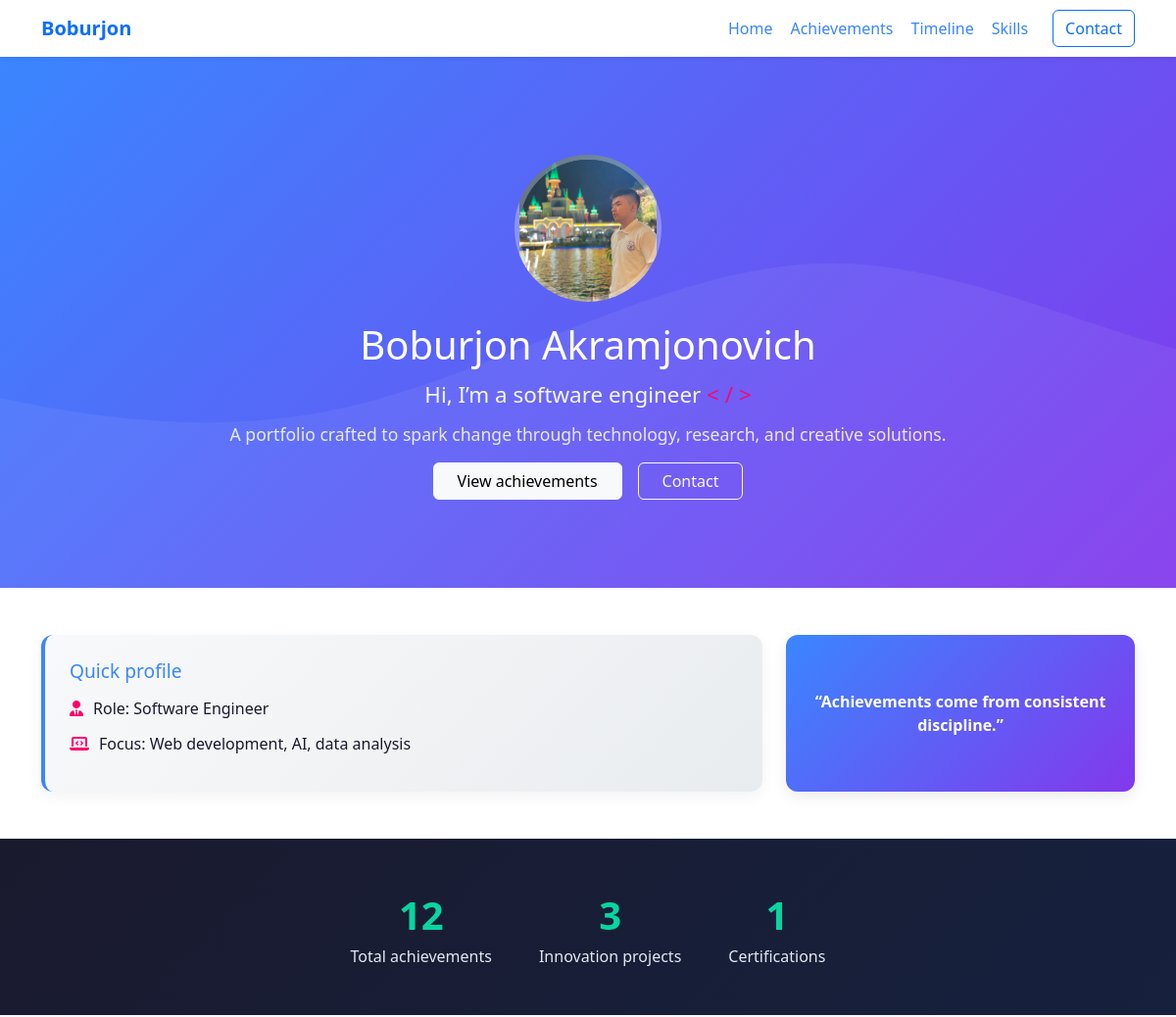
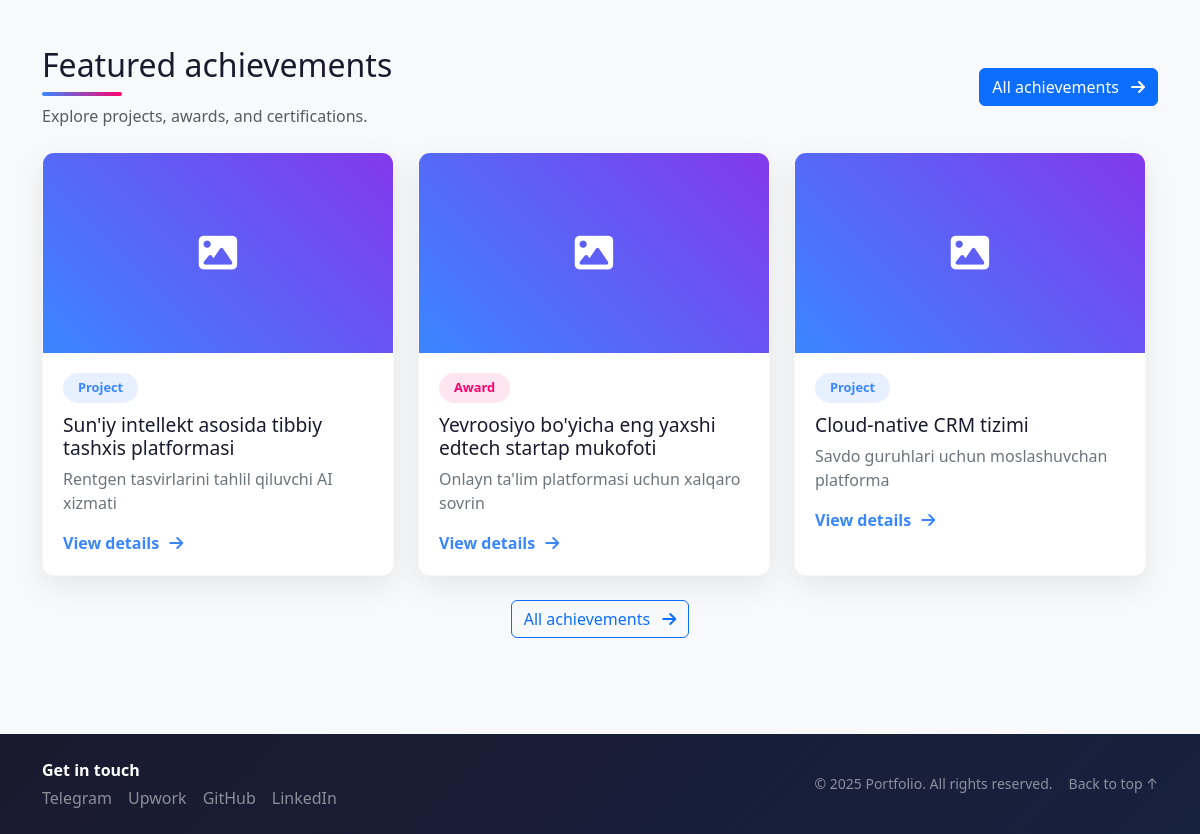
The page / on the database its author committed (2 pictures, top to bottom).
### achievements/models.py (models this page shows, shortened)
class Achievement(models.Model):
    CATEGORY_CHOICES = [
        ("EDUCATION", "Education"),
        ("CERTIFICATE", "Certificate"),
        ("PROJECT", "Project"),
        ("COMPETITION", "Competition"),
        ("PUBLICATION", "Publication"),
        ("AWARD", "Award"),
        ("RESEARCH", "Research"),
        ("OTHER", "Other"),
    ]
    title = models.CharField(max_length=255)
    slug = models.SlugField(max_length=255, unique=True, blank=True)
    category = models.CharField(max_length=20, choices=CATEGORY_CHOICES)
    short_description = models.CharField(max_length=280)
    description = models.TextField()
    date = models.DateField()
    location = models.CharField(max_length=255, blank=True, default="")
    organization = models.CharField(max_length=255, blank=True, default="")
    technologies = models.ManyToManyField(Technology, related_name="achievements", blank=True)
    tags = models.ManyToManyField(Tag, related_name="achievements", blank=True)
    image = models.ImageField(upload_to="images/", blank=True, null=True)
    file = models.FileField(upload_to="files/", blank=True, null=True)
    external_link = models.URLField(blank=True)
    is_featured = models.BooleanField(default=False)
    is_public = models.BooleanField(default=True)
    created_at = models.DateTimeField(auto_now_add=True)
    updated_at = models.DateTimeField(auto_now=True)
    class Meta:
        ordering = ["-date", "-created_at"]

### achievements/views.py (the view)
# urls.py: path("", achievement_views.home_view, name="home"),
def home_view(request):
    featured = Achievement.objects.filter(is_public=True, is_featured=True)[:3]
    stats = {
        "total": Achievement.objects.filter(is_public=True).count(),
        "projects": Achievement.objects.filter(is_public=True, category="PROJECT").count(),
        "certificates": Achievement.objects.filter(is_public=True, category="CERTIFICATE").count(),
    }
    context = {
        "featured": featured,
        "stats": stats,
    }
    return render(request, "home.html", context)

### templates/home.html (shortened to what this page needs)
{% extends "base.html" %}
{% load static %}
{% block content %}
<header class="neo-hero text-white text-center">
    <div class="container hero-inner">
        <div class="hero-avatar" style="background-image: url('{% static 'images/avatar.jpg' %}');">
            <img src="{% static 'images/avatar.jpg' %}" alt="Avatar">
        </div>
        <h1 class="hero-title">Boburjon Akramjonovich</h1>
        <p class="hero-subtitle">Hi, I’m a software engineer <span class="accent">&lt; / &gt;</span></p>
        <p class="hero-tagline">A portfolio crafted to spark change through technology, research, and creative solutions.</p>
        <div class="d-flex justify-content-center flex-wrap gap-3 mt-3">
            <a href="#achievements" class="btn btn-light px-4">View achievements</a>
            <a href="{% url 'contact' %}" class="btn btn-outline-light px-4">Contact</a>
        </div>
    </div>
</header>
<section class="info-section py-5">
    <div class="container">
        <div class="row g-4 align-items-stretch">
            <div class="col-lg-8">
                <div class="info-card h-100">
                    <h3 class="info-title">Quick profile</h3>
                    <div class="info-item"><i class="fas fa-user-tie"></i><span>Role: Software Engineer</span></div>
                    <div class="info-item"><i class="fas fa-laptop-code"></i><span>Focus: Web development, AI, data analysis</span></div>
                </div>
            </div>
            <div class="col-lg-4">
                <div class="motto-card h-100 d-flex align-items-center justify-content-center text-center">
                    <p class="mb-0">“Achievements come from consistent discipline.”</p>
                </div>
            </div>
        </div>
    </div>
</section>
<section class="stats-bar py-5 text-white">
    <div class="container d-flex flex-column flex-md-row justify-content-center gap-5 text-center">
        <div class="stat-item">
            <span class="stat-number" data-target="{{ stats.total }}">{{ stats.total }}</span>
            <span class="stat-label">Total achievements</span>
        </div>
        <div class="stat-item">
            <span class="stat-number" data-target="{{ stats.projects }}">{{ stats.projects }}</span>
            <span class="stat-label">Innovation projects</span>
        </div>
        <div class="stat-item">
            <span class="stat-number" data-target="{{ stats.certificates }}">{{ stats.certificates }}</span>
            <span class="stat-label">Certifications</span>
        </div>
    </div>
</section>
<section class="container py-5">
    <div class="d-flex flex-column flex-lg-row justify-content-between align-items-lg-center mb-4">
        <div>
            <h2 class="section-title mb-2" id="achievements">Featured achievements</h2>
            <p class="text-muted mb-0">Explore projects, awards, and certifications.</p>
        </div>
        <a href="{% url 'achievements:list' %}" class="btn btn-primary mt-3 mt-lg-0">All achievements <i class="fas fa-arrow-right ms-2"></i></a>
    </div>
    <div class="projects home-projects">
        {% for achievement in featured %}
            <article class="project-card">
                {% if achievement.image %}
                    <div class="project-img" style="background-image:url('{{ achievement.image.url }}'); background-size:cover; background-position:center;"></div>
                {% else %}
                    <div class="project-img gradient-bg">
                        <i class="fas fa-image"></i>
                    </div>
                {% endif %}
                <div class="project-content">
                    <span class="project-category {% if achievement.category == 'AWARD' %}mukofot{% endif %}">{{ achievement.get_category_display }}</span>
                    <h3 class="project-title">{{ achievement.title }}</h3>
                    <p class="project-description">{{ achievement.short_description }}</p>
                    <a href="{% url 'achievements:detail' achievement.slug %}" class="project-link">View details <i class="fas fa-arrow-right"></i></a>
                </div>
            </article>
        {% empty %}
            <p class="text-muted">No featured achievements yet.</p>
        {% endfor %}
    </div>
    <div class="text-center mt-4">
        <a href="{% url 'achievements:list' %}" class="btn btn-outline-primary">All achievements <i class="fas fa-arrow-right ms-2"></i></a>
    </div>
</section>
{% endblock %}

### static/css/style.css (style rules this page uses)
:root { --primary: #3a86ff; --primary-dark: #2667cc; --secondary: #8338ec; --accent: #ff006e; --dark: #1a1a2e; --light: #f8f9fa; --gray: #6c757d; --success: #06d6a0; }
body { font-family: "Segoe UI", system-ui, -apple-system, BlinkMacSystemFont, "Roboto", sans-serif; background-color: #f1f5f9; color: var(--dark); }
.neo-hero { background: linear-gradient(135deg, var(--primary), var(--secondary)); padding: 110px 0 90px; position: relative; overflow: hidden; }
.neo-hero::before { content: ""; position: absolute; top: 0; left: 0; width: 100%; height: 100%; background-size: cover; background-position: center; opacity: 0.6; }
.hero-inner { position: relative; z-index: 1; }
.hero-avatar { width: 150px; height: 150px; border-radius: 50%; border: 5px solid rgba(255, 255, 255, 0.3); margin: 0 auto 20px; background: linear-gradient(45deg, var(--primary), var(--accent)); background-size: cover; background-position: center; background-repeat: no-repeat; display: flex; align-items: center; justify-content: center; font-size: 60px; color: #fff; }
.hero-avatar img { width: 100%; height: 100%; object-fit: cover; border-radius: 50%; display: block; }
.hero-title { font-size: 2.5rem; margin-bottom: 10px; }
.hero-subtitle { font-size: 1.4rem; margin-bottom: 10px; opacity: 0.95; }
.hero-tagline { font-size: 1.1rem; opacity: 0.85; max-width: 760px; margin: 0 auto 10px; }
.accent { color: var(--accent); }
.info-section { background-color: #fff; box-shadow: 0 5px 15px rgba(0, 0, 0, 0.05); }
.info-card { background: linear-gradient(135deg, #f8f9fa, #e9ecef); padding: 25px; border-radius: 12px; box-shadow: 0 5px 15px rgba(0, 0, 0, 0.05); border-left: 4px solid var(--primary); }
.info-title { font-size: 1.2rem; margin-bottom: 15px; color: var(--primary); }
.info-item { margin-bottom: 12px; display: flex; align-items: center; color: var(--dark); }
.info-item i { margin-right: 10px; color: var(--accent); }
.motto-card { background: linear-gradient(135deg, var(--primary), var(--secondary)); color: #fff; border-radius: 12px; padding: 20px; box-shadow: 0 5px 15px rgba(0, 0, 0, 0.08); font-weight: 600; }
.stats-bar { background: linear-gradient(135deg, var(--dark), #16213e); }
.stat-item { text-align: center; }
.stat-number { font-size: 2.5rem; font-weight: 700; color: var(--success); display: block; }
.stat-label { color: #e2e8f0; font-size: 1rem; }
.projects { display: grid; grid-template-columns: repeat(auto-fill, minmax(320px, 1fr)); gap: 24px; }
.project-card { background-color: #fff; border-radius: 12px; overflow: hidden; box-shadow: 0 5px 15px rgba(0, 0, 0, 0.08); transition: transform 0.3s ease, box-shadow 0.3s ease; }
.project-img { height: 200px; background: linear-gradient(45deg, var(--primary), var(--secondary)); display: flex; align-items: center; justify-content: center; color: #fff; font-size: 2.4rem; }
.project-content { padding: 20px; }
.project-category { display: inline-block; padding: 5px 15px; background-color: rgba(58, 134, 255, 0.12); color: var(--primary); border-radius: 50px; font-size: 0.8rem; margin-bottom: 10px; font-weight: 600; }
.project-category.mukofot { background-color: rgba(255, 0, 110, 0.1); color: var(--accent); }
.project-title { font-size: 1.2rem; }
.project-description { color: var(--gray); }
.project-link { color: var(--primary); text-decoration: none; font-weight: 600; }
.project-link i { margin-left: 6px; transition: transform 0.2s ease; }
.home-projects { padding-right: 12px; }
.section-title { position: relative; font-size: 2rem; }
.section-title::after { content: ""; display: block; width: 80px; height: 4px; background: linear-gradient(to right, var(--primary), var(--accent)); margin-top: 8px; border-radius: 2px; }
.project-card, .achievement-card { background-color: #fff; border-radius: 12px; overflow: hidden; box-shadow: 0 10px 30px rgba(0, 0, 0, 0.08); transition: transform 0.25s ease, box-shadow 0.25s ease; border: 1px solid rgba(0, 0, 0, 0.03); display: flex; flex-direction: column; }
.project-img, .card-image { height: 200px; background: linear-gradient(45deg, var(--primary), var(--secondary)); display: flex; align-items: center; justify-content: center; color: #fff; font-size: 2.4rem; position: relative; overflow: hidden; background-size: cover; background-position: center; }

### rows shown on the page
Achievement: category "Project", title "Sun'iy intellekt asosida tibbiy tashxis platformasi", short_description "Rentgen tasvirlarini tahlil qiluvchi AI xizmati"
Achievement: category "Award", title "Yevroosiyo bo'yicha eng yaxshi edtech startap mukofoti", short_description "Onlayn ta'lim platformasi uchun xalqaro sovrin"
Achievement: category "Project", title "Cloud-native CRM tizimi", short_description "Savdo guruhlari uchun moslashuvchan platforma"

### other values the page prints
{{ stats.total }} "12"
{{ stats.projects }} "3"
{{ stats.certificates }} "1"
